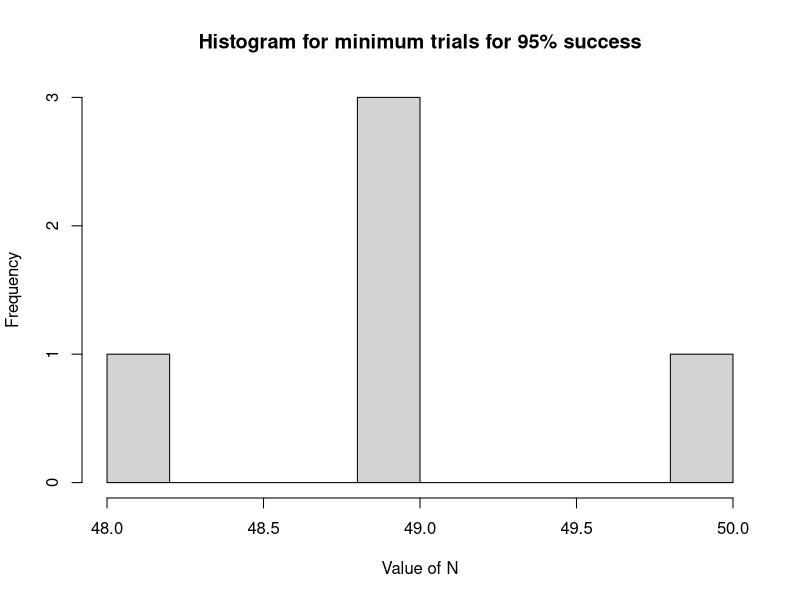

This chart was generated by the following R code:
v1 <- c(rep.int(1, 119)); #create vector of ones
v2 <- c(rep.int(0L,6)); #create vector of zeros
v <- c(v1,v2); #merge them to create a vector of 120 '1's and 5 '0's
#'1's represent good chips, '0's represent bad chips
count <- 0; # tracks number of samples with a '0' in them
i <- 0; #no of experiments
while(i < 10000)
{
  result <- sample(v, 5, replace = FALSE, prob = NULL); #draw a sample
  #of 5 elements without replacements
if(0 %in% result) #if sample has a '0'
{
  count <- count + 1; #update count
}
  i <- i + 1;
}
print(count/i); #rough probability estimate


 #Finding smallest N for 95% success



N_values = vector("list",1000); #to store the values of N
for(exp in 1:5) #repeated evaluation of N
{
j <- 0;
for(j in 1:125) #Checking for N from 1 to 125
{
  i <- 0;
  count <- 0;
while(i < 10000)
{
  result <- sample(v, j, replace = FALSE, prob = NULL); #draw a sample
  #of 5 elements without replacements
  if(0 %in% result) #if sample has a '0'
  {
    count <- count + 1; #update count
  }
  i <- i + 1;
}
  if(count/i >= 0.95) #if 95% success
  {
    break; #N = j
  }
  j <- j + 1;
    
}
N_values[exp] <- j; #j stores the latest N value
exp <- exp + 1;
}
N_values = unlist(N_values);
hist(as.integer(N_values), main="Histogram for minimum trials for 95% success", xlab="Value of N", breaks= 10)

